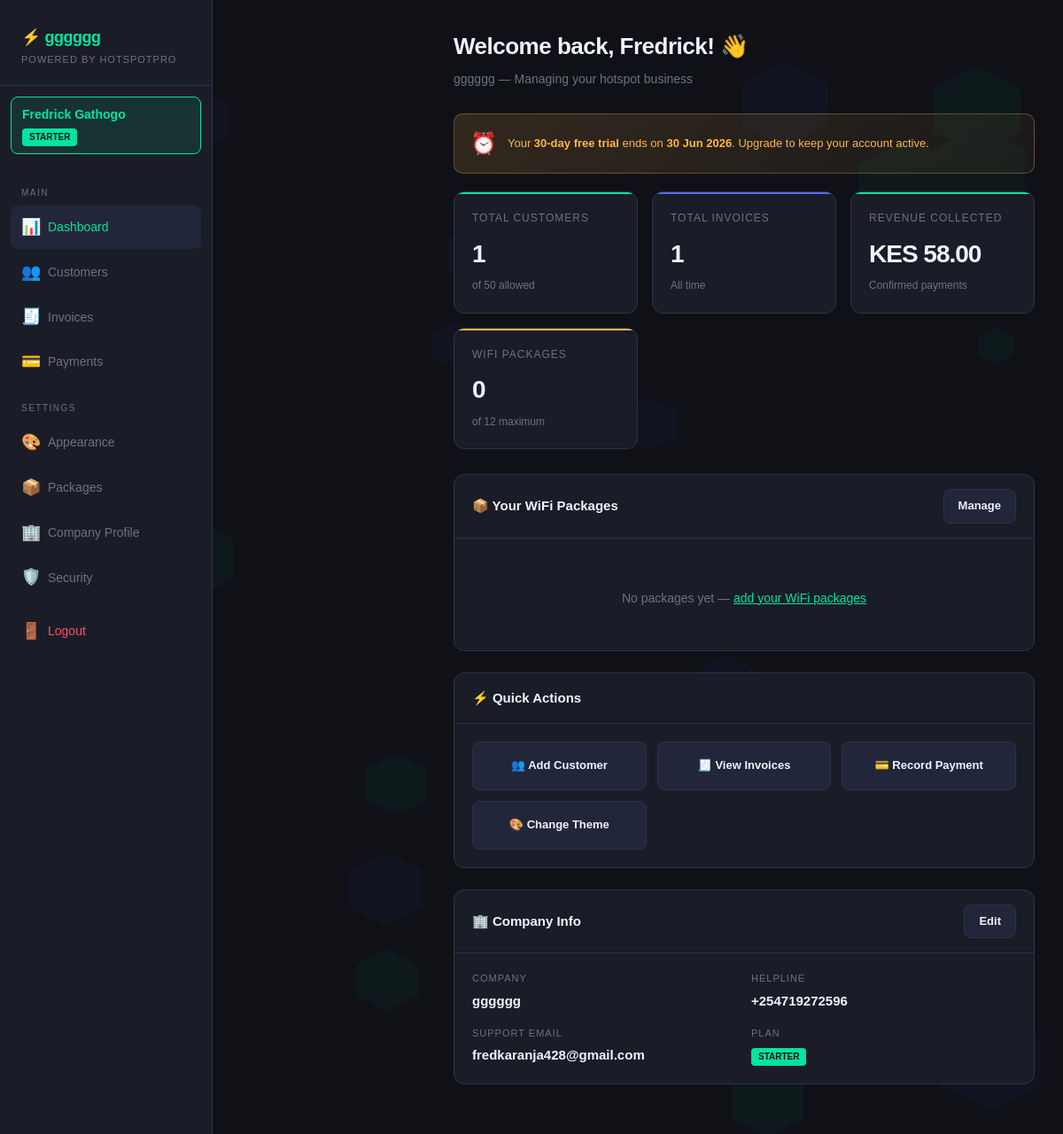
/isp/dashboard (signed in), run on the app's committed database.
### billing_system/security/isp_models.py (models this page shows, shortened)
class Organization(Base):
    __tablename__ = "organizations"
    id               = Column(String(36), primary_key=True, default=_uuid)
    company_name     = Column(String(255), nullable=False)
    slug             = Column(String(100), unique=True, nullable=False, index=True)
    owner_id         = Column(String(36), ForeignKey("users.id"), nullable=False)
    status           = Column(Enum(ISPStatus), nullable=False, default=ISPStatus.PENDING)
    subscription_plan= Column(Enum(SubscriptionPlan), nullable=False, default=SubscriptionPlan.STARTER)
    email            = Column(String(255), nullable=False)
    helpline         = Column(String(30), nullable=True)
    address          = Column(Text, nullable=True)
    website          = Column(String(255), nullable=True)
    logo_url         = Column(String(500), nullable=True)
    theme_primary    = Column(String(7), nullable=False, default="#00e5a0")
    theme_secondary  = Column(String(7), nullable=False, default="#5b6af0")
    theme_bg         = Column(String(7), nullable=False, default="#0f1117")
    theme_pattern    = Column(String(50), nullable=False, default="hexagon_teal")
    trial_ends_at    = Column(DateTime(timezone=True), nullable=True)
    subscribed_at    = Column(DateTime(timezone=True), nullable=True)
    next_billing_at  = Column(DateTime(timezone=True), nullable=True)
    monthly_fee      = Column(Numeric(10, 2), nullable=False, default=1500)
    max_customers    = Column(Integer, nullable=False, default=50)
    max_packages     = Column(Integer, nullable=False, default=12)
    created_at       = Column(DateTime(timezone=True), nullable=False, default=_now)
    updated_at       = Column(DateTime(timezone=True), nullable=False, default=_now, onupdate=_now)
    owner    = relationship("User", foreign_keys=[owner_id])
    packages = relationship("ISPPackage", back_populates="org", cascade="all, delete-orphan")

### billing_system/security/models.py (models this page shows, shortened)
class User(Base):
    __tablename__ = "users"
    id            = Column(String(36), primary_key=True, default=_uuid)
    email         = Column(String(255), unique=True, nullable=False, index=True)
    username      = Column(String(100), unique=True, nullable=False, index=True)
    hashed_password = Column(String(255), nullable=False)
    full_name     = Column(String(255), nullable=False)
    role          = Column(Enum(UserRole), nullable=False, default=UserRole.STAFF)
    is_active     = Column(Boolean, nullable=False, default=True)
    is_locked     = Column(Boolean, nullable=False, default=False)
    failed_attempts = Column(Integer, nullable=False, default=0)
    last_login    = Column(DateTime(timezone=True), nullable=True)
    last_ip       = Column(String(45), nullable=True)
    created_at    = Column(DateTime(timezone=True), nullable=False, default=_now)
    updated_at    = Column(DateTime(timezone=True), nullable=False, default=_now, onupdate=_now)
    audit_logs    = relationship("AuditLog", back_populates="user")

### billing_system/security/isp_routes.py (the view)
@router.get("/dashboard", response_class=HTMLResponse)
def isp_dashboard(request: Request, db: Session = Depends(get_db_dep)):
    user = get_current_user_from_cookie(request, db)
    if not user:
        return RedirectResponse("/auth/login", status_code=303)
    org = db.query(Organization).filter_by(owner_id=user.id).first()
    if not org:
        return RedirectResponse("/isp/setup", status_code=303)
    packages = db.query(ISPPackage).filter_by(
        org_id=org.id, is_active=True).order_by(ISPPackage.sort_order).all()
    from billing_system.models.models import Customer, Invoice, Payment, PaymentStatus
    total_customers = db.query(Customer).count()
    total_invoices  = db.query(Invoice).count()
    confirmed_payments = db.query(Payment).filter_by(
        status=PaymentStatus.CONFIRMED).all()
    total_revenue = sum(p.amount for p in confirmed_payments)
    from jinja2 import Environment, FileSystemLoader
    env = Environment(loader=FileSystemLoader("billing_system/templates"))
    html = env.get_template("isp_dashboard.html").render(
        request=request,
        user=user,
        org=org,
        packages=packages,
        total_customers=total_customers,
        total_invoices=total_invoices,
        total_revenue=f"{total_revenue:.2f}",
    )
    return HTMLResponse(html)

### billing_system/templates/isp_dashboard.html (shortened to what this page needs)
<!DOCTYPE html>
<html lang="en">
<head>
  <link rel="stylesheet" href="/static/css/style.css">
</head>
<body>
<div class="hex-bg" id="hex-bg"></div>
<aside class="sidebar">
  <div class="sidebar-logo">
    <h1 style="color:var(--accent);">⚡ {{ org.company_name }}</h1>
    <p>Powered by HotspotPro</p>
  </div>
  <div class="org-badge">
    <strong>{{ user.full_name }}</strong>
    <span class="plan-badge">{{ org.subscription_plan.value }}</span>
  </div>
  <nav class="sidebar-nav">
    <div class="nav-label">Main</div>
    <a href="/isp/dashboard" class="nav-item active"><span class="icon">📊</span> Dashboard</a>
    <a href="/customers" class="nav-item"><span class="icon">👥</span> Customers</a>
    <a href="/invoices" class="nav-item"><span class="icon">🧾</span> Invoices</a>
    <a href="/payments" class="nav-item"><span class="icon">💳</span> Payments</a>
    <div class="nav-label" style="margin-top:12px;">Settings</div>
    <a href="/isp/setup" class="nav-item"><span class="icon">🎨</span> Appearance</a>
    <a href="/isp/packages" class="nav-item"><span class="icon">📦</span> Packages</a>
    <a href="/isp/profile" class="nav-item"><span class="icon">🏢</span> Company Profile</a>
    <a href="/auth/security" class="nav-item"><span class="icon">🛡️</span> Security</a>
    <a href="/auth/logout" class="nav-item" style="color:var(--danger);margin-top:12px;">
      <span class="icon">🚪</span> Logout
    </a>
  </nav>
</aside>
<main class="main">
  <div class="page-header">
    <h2>Welcome back, {{ user.full_name.split()[0] }}! 👋</h2>
    <p>{{ org.company_name }} — Managing your hotspot business</p>
  </div>
  {% if org.trial_ends_at %}
  <div class="trial-banner">
    <span style="font-size:24px;">⏰</span>
    <p>Your <strong>30-day free trial</strong> ends on
      <strong>{{ org.trial_ends_at.strftime('%d %b %Y') }}</strong>.
      Upgrade to keep your account active.
    </p>
  </div>
  {% endif %}
  <div class="stats-grid">
    <div class="stat-card">
      <div class="stat-label">Total Customers</div>
      <div class="stat-value">{{ total_customers }}</div>
      <div class="stat-sub">of {{ org.max_customers }} allowed</div>
    </div>
    <div class="stat-card blue">
      <div class="stat-label">Total Invoices</div>
      <div class="stat-value">{{ total_invoices }}</div>
      <div class="stat-sub">All time</div>
    </div>
    <div class="stat-card">
      <div class="stat-label">Revenue Collected</div>
      <div class="stat-value">KES {{ total_revenue }}</div>
      <div class="stat-sub">Confirmed payments</div>
    </div>
    <div class="stat-card yellow">
      <div class="stat-label">WiFi Packages</div>
      <div class="stat-value">{{ packages|length }}</div>
      <div class="stat-sub">of 12 maximum</div>
    </div>
  </div>
  <div class="card">
    <div class="card-header">
      <h3>📦 Your WiFi Packages</h3>
      <a href="/isp/setup" class="btn btn-secondary">Manage</a>
    </div>
    {% if packages %}
    <div class="pkg-grid">
      {% for pkg in packages %}
      <div class="pkg-item">
        <div class="pkg-price">KES {{ pkg.price|int }}</div>
        <div class="pkg-name">{{ pkg.name }}</div>
        <div class="pkg-meta">
          {{ pkg.duration_hours }}hrs
          {% if pkg.data_limit_mb %} · {{ pkg.data_limit_mb }}MB{% else %} · Unlimited{% endif %}
          {% if pkg.speed_mbps %} · {{ pkg.speed_mbps }}Mbps{% endif %}
          {% if pkg.is_streaming %} · 📺{% endif %}
        </div>
      </div>
      {% endfor %}
    </div>
    {% else %}
    <div class="empty">
      <p>No packages yet — <a href="/isp/setup" style="color:var(--accent)">add your WiFi packages</a></p>
    </div>
    {% endif %}
  </div>
  <div class="card">
    <div class="card-header"><h3>⚡ Quick Actions</h3></div>
    <div style="display:grid;grid-template-columns:repeat(auto-fill,minmax(160px,1fr));gap:12px;padding:20px;">
      <a href="/customers" class="btn btn-secondary" style="justify-content:center;padding:16px;">
        👥 Add Customer
      </a>
      <a href="/invoices" class="btn btn-secondary" style="justify-content:center;padding:16px;">
        🧾 View Invoices
      </a>
      <a href="/payments" class="btn btn-secondary" style="justify-content:center;padding:16px;">
        💳 Record Payment
      </a>
      <a href="/isp/setup" class="btn btn-secondary" style="justify-content:center;padding:16px;">
        🎨 Change Theme
      </a>
    </div>
  </div>
  <div class="card">
    <div class="card-header">
      <h3>🏢 Company Info</h3>
      <a href="/isp/setup" class="btn btn-secondary">Edit</a>
    </div>
    <div style="padding:20px;display:grid;grid-template-columns:1fr 1fr;gap:16px;">
      <div>
        <div style="font-size:11px;color:var(--muted);text-transform:uppercase;letter-spacing:1px;">Company</div>
        <div style="font-size:15px;font-weight:600;margin-top:4px;">{{ org.company_name }}</div>
      </div>
      <div>
        <div style="font-size:11px;color:var(--muted);text-transform:uppercase;letter-spacing:1px;">Helpline</div>
        <div style="font-size:15px;font-weight:600;margin-top:4px;">{{ org.helpline or '—' }}</div>
      </div>
      <div>
        <div style="font-size:11px;color:var(--muted);text-transform:uppercase;letter-spacing:1px;">Support Email</div>
        <div style="font-size:15px;font-weight:600;margin-top:4px;">{{ org.email }}</div>
      </div>
      <div>
        <div style="font-size:11px;color:var(--muted);text-transform:uppercase;letter-spacing:1px;">Plan</div>
        <div style="font-size:15px;font-weight:600;margin-top:4px;">
          <span class="plan-badge">{{ org.subscription_plan.value }}</span>
        </div>
      </div>
    </div>
  </div>
</main>
</body>
</html>

### billing_system/static/css/style.css (style rules this page uses)
*, *::before, *::after { box-sizing: border-box; margin: 0; padding: 0; }
:root { --bg: #0f1117; --surface: #1a1d27; --surface2: #22263a; --border: #2e3248; --accent: #00e5a0; --accent2: #5b6af0; --danger: #ff4d6d; --warning: #ffb547; --text: #f0f2ff; --muted: #6b7280; --font-display: 'Arial Black', 'Arial Bold', Gadget, sans-serif; --font-body: 'Arial', sans-serif; }
body { background: var(--bg); color: var(--text); font-family: var(--font-body); font-size: 15px; line-height: 1.6; min-height: 100vh; display: flex; }
.sidebar { width: 240px; min-height: 100vh; background: var(--surface); border-right: 1px solid var(--border); display: flex; flex-direction: column; padding: 0; position: fixed; top: 0; left: 0; z-index: 100; }
.sidebar-logo { padding: 28px 24px 20px; border-bottom: 1px solid var(--border); }
.sidebar-logo h1 { font-family: var(--font-display); font-size: 18px; font-weight: 800; color: var(--accent); letter-spacing: -0.5px; }
.sidebar-logo p { font-size: 11px; color: var(--muted); margin-top: 2px; text-transform: uppercase; letter-spacing: 1px; }
.sidebar-nav { padding: 16px 12px; flex: 1; }
.nav-label { font-size: 10px; text-transform: uppercase; letter-spacing: 1.5px; color: var(--muted); padding: 8px 12px 6px; }
.nav-item { display: flex; align-items: center; gap: 10px; padding: 10px 12px; border-radius: 8px; color: var(--muted); text-decoration: none; font-size: 14px; font-weight: 500; transition: all 0.15s; margin-bottom: 2px; }
.nav-item.active { background: var(--surface2); color: var(--accent); }
.nav-item .icon { font-size: 18px; width: 20px; text-align: center; }
.main { margin-left: 240px; flex: 1; padding: 32px; max-width: calc(100vw - 240px); }
.page-header { margin-bottom: 28px; }
.page-header h2 { font-family: var(--font-display); font-size: 26px; font-weight: 800; letter-spacing: -0.5px; }
.page-header p { color: var(--muted); font-size: 14px; margin-top: 4px; }
.stats-grid { display: grid; grid-template-columns: repeat(auto-fit, minmax(200px, 1fr)); gap: 16px; margin-bottom: 28px; }
.stat-card { background: var(--surface); border: 1px solid var(--border); border-radius: 12px; padding: 20px; position: relative; overflow: hidden; }
.stat-card::before { content: ''; position: absolute; top: 0; left: 0; right: 0; height: 2px; background: var(--accent); }
.stat-card.blue::before { background: var(--accent2); }
.stat-card.yellow::before { background: var(--warning); }
.stat-label { font-size: 12px; color: var(--muted); text-transform: uppercase; letter-spacing: 1px; margin-bottom: 8px; }
.stat-value { font-family: var(--font-display); font-size: 28px; font-weight: 800; letter-spacing: -1px; }
.stat-sub { font-size: 12px; color: var(--muted); margin-top: 4px; }
.card { background: var(--surface); border: 1px solid var(--border); border-radius: 12px; overflow: hidden; margin-bottom: 24px; }
.card-header { padding: 16px 20px; border-bottom: 1px solid var(--border); display: flex; align-items: center; justify-content: space-between; }
.card-header h3 { font-family: var(--font-display); font-size: 15px; font-weight: 700; }
.btn { display: inline-flex; align-items: center; gap: 6px; padding: 8px 16px; border-radius: 8px; font-size: 13px; font-weight: 600; font-family: var(--font-body); cursor: pointer; border: none; transition: all 0.15s; text-decoration: none; }
.btn-secondary { background: var(--surface2); color: var(--text); border: 1px solid var(--border); }
.empty { text-align: center; padding: 48px 20px; color: var(--muted); }
.empty p { margin-top: 8px; font-size: 14px; }

### data on the page
Organization: company_name "gggggg", subscription_plan.value "STARTER", trial_ends_at "30 Jun 2026", max_customers "50", helpline "+254719272596", email "fredkaranja428@gmail.com"
User: full_name "Fredrick Gathogo", full_name "Fredrick"

### other printed values
{{ total_customers }} "1"
{{ total_invoices }} "1"
{{ total_revenue }} "58.00"
{{ packages|length }} "0"
